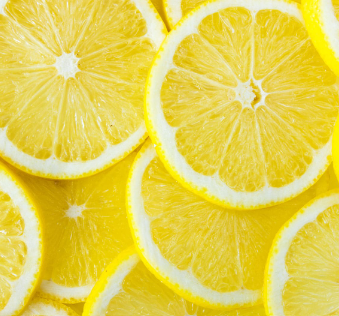
#> input picture lemon.png, 339 x 316 px
$ python opencv_ex2.py
#> lines starting #> are read from the running program, lines starting #| are printed output that depends on the picture
import cv2
import numpy as np

img_file = cv2.imread("lemon.png",cv2.IMREAD_UNCHANGED)
#> img_file is the input picture: shape (316, 339, 4); mean B, G, R, A 83.3, 210.9, 229.3, 255
img_file1 = cv2.imread("lemon.png",cv2.IMREAD_REDUCED_COLOR_4)
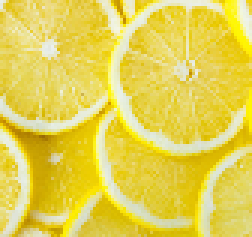
#> img_file1: shape (79, 84, 3) (shown 3 times larger); mean B, G, R 83.4, 211, 229.4
img_gray = cv2.imread("lemon.png",cv2.IMREAD_GRAYSCALE)
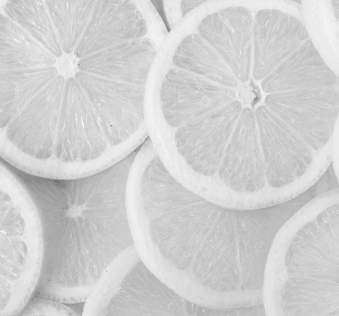
#> img_gray: shape (316, 339); min 106, max 249, mean 208.3
img_gray1 = cv2.imread("lemon.png",cv2.IMREAD_REDUCED_GRAYSCALE_4)
#> img_gray1: shape (79, 84); min 119, max 242, mean 208.3

cv2.imshow('color',img_file)
cv2.imshow('color1',img_file1)
cv2.imshow('gray', img_gray)
cv2.imshow('gray1', img_gray1)

a = img_file1.shape # 튜플 형태, 높이 넓이 채널 순서로 값이 나옴
#> a = (79, 84, 3)
print(a)
#| (79, 84, 3)

cv2.waitKey(0) #어떤 키가 눌러질때 까지 무한 대기
cv2.destroyAllWindows() #키눌러졌을때 전부 종료
